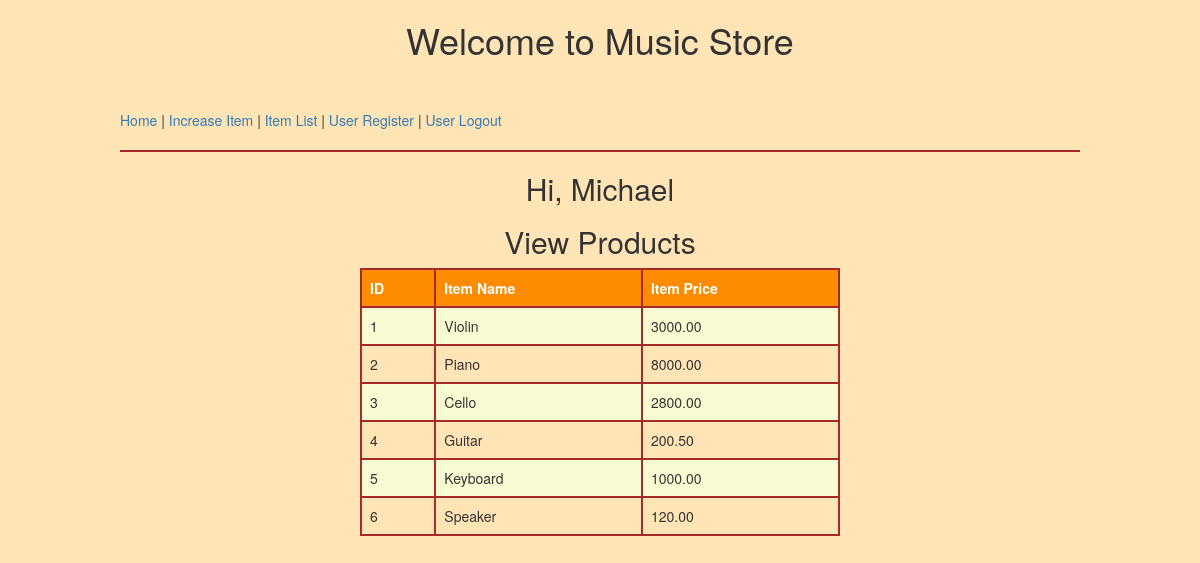
The app's page /viewList.php (signed in) with its own data.
### tables this page shows
CREATE TABLE `MusicStore` (
  `id` int(3) NOT NULL,
  `productName` varchar(100) NOT NULL,
  `priceTag` decimal(9,2) NOT NULL
);

### viewList.php (the view, shortened to what this page needs)
<!DOCTYPE html>
<html>
    <head>
        <link rel="stylesheet" href="https://maxcdn.bootstrapcdn.com/bootstrap/3.3.7/css/bootstrap.min.css">
    </head>
    <body>
        <div id="wrapper">
        <?php
        require_once 'header.php';
        ?>
        <h2>Hi, <?php echo $_SESSION['username']; ?></h2>
        <h2>View Products</h2>
        <?php
        require_once 'connect.php';
        $view="SELECT * FROM `MusicStore`";
        $rowView=mysqli_query($conn, $view);
        if($rowView > 0){
            echo "<table ><tr><th>ID</th><th>Item Name</th><th>Item Price</th></tr>";
            $i = 1;
            while($row=mysqli_fetch_assoc($rowView))
            {
                echo "<tr><td>$i</td>";
		echo "<td>" . $row['productName'] . "</td>";
		echo "<td>" . $row['priceTag'] . "</td></tr>";
		$i++;
            }
            echo "</table>";
        }
        else
            echo "Table is empty";
        ?>
        </div>
    </body>
</html>

### viewList.php (style rules this page uses)
body { background-color:moccasin; }
#wrapper { width:80%; margin:auto; }
table { border-collapse: collapse; width: 50%; margin: auto; border: 2px solid brown; }
th, td { text-align: left; padding: 8px; border: 2px solid brown; }
tr:nth-child(even) { background-color: lightgoldenrodyellow }
th { background-color: darkorange; color: white; }
h2 { text-align: center; }

### records on screen
musicstore: productName "Violin", priceTag "3000.00"
musicstore: productName "Piano", priceTag "8000.00"
musicstore: productName "Cello", priceTag "2800.00"
musicstore: productName "Guitar", priceTag "200.50"
musicstore: productName "Keyboard", priceTag "1000.00"
musicstore: productName "Speaker", priceTag "120.00"

### other values on screen
$_SESSION['username'] "Michael"
